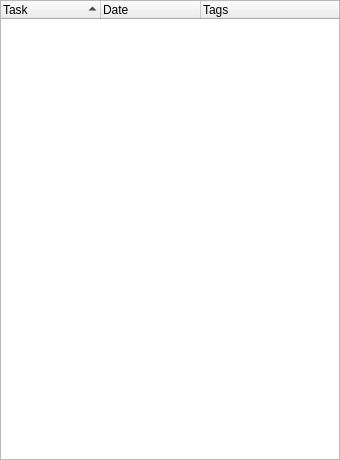
<ui version="4.0" >
 <class>MainWindow</class>
 <widget class="QMainWindow" name="MainWindow" >
  <property name="geometry" >
   <rect>
    <x>0</x>
    <y>0</y>
    <width>340</width>
    <height>460</height>
   </rect>
  </property>
  <property name="windowTitle" >
   <string>Todo</string>
  </property>
  <property name="windowIcon" >
   <iconset resource="icons.qrc" >
    <normaloff>:/todo.svg</normaloff>:/todo.svg</iconset>
  </property>
  <widget class="QWidget" name="centralwidget" >
   <layout class="QHBoxLayout" name="horizontalLayout" >
    <property name="margin" >
     <number>0</number>
    </property>
    <item>
     <widget class="QTreeWidget" name="list" >
      <property name="alternatingRowColors" >
       <bool>true</bool>
      </property>
      <property name="rootIsDecorated" >
       <bool>false</bool>
      </property>
      <property name="uniformRowHeights" >
       <bool>true</bool>
      </property>
      <property name="sortingEnabled" >
       <bool>true</bool>
      </property>
      <property name="allColumnsShowFocus" >
       <bool>true</bool>
      </property>
      <column>
       <property name="text" >
        <string>Task</string>
       </property>
      </column>
      <column>
       <property name="text" >
        <string>Date</string>
       </property>
      </column>
      <column>
       <property name="text" >
        <string>Tags</string>
       </property>
      </column>
     </widget>
    </item>
   </layout>
  </widget>
  <widget class="QMenuBar" name="menubar" >
   <property name="geometry" >
    <rect>
     <x>0</x>
     <y>0</y>
     <width>340</width>
     <height>27</height>
    </rect>
   </property>
  </widget>
 </widget>
 <resources>
  <include location="icons.qrc" />
 </resources>
 <connections/>
</ui>
